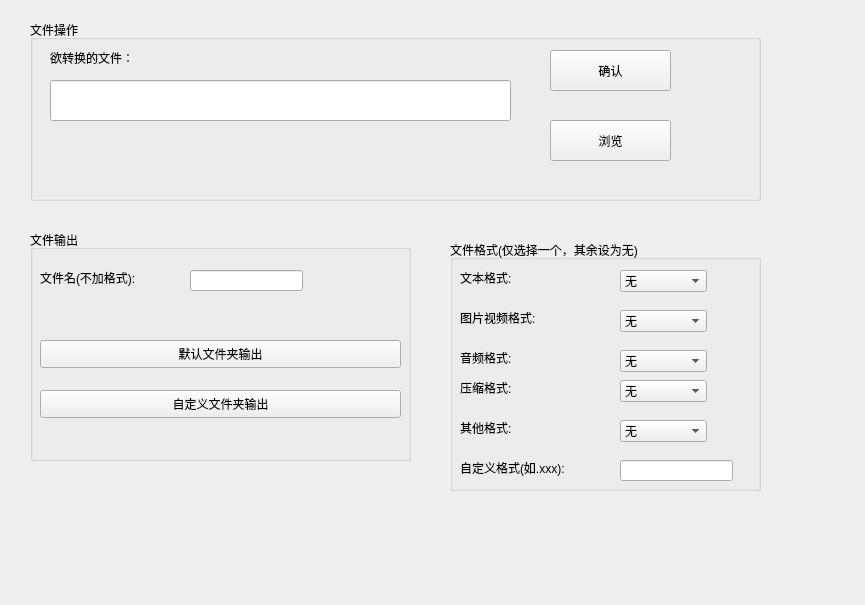
<?xml version="1.0" encoding="UTF-8"?>
<ui version="4.0">
 <class>Form</class>
 <widget class="QWidget" name="Form">
  <property name="geometry">
   <rect>
    <x>0</x>
    <y>0</y>
    <width>865</width>
    <height>605</height>
   </rect>
  </property>
  <property name="windowTitle">
   <string>脑瘫格式工厂</string>
  </property>
  <widget class="QGroupBox" name="groupBox">
   <property name="geometry">
    <rect>
     <x>30</x>
     <y>20</y>
     <width>731</width>
     <height>181</height>
    </rect>
   </property>
   <property name="title">
    <string>文件操作</string>
   </property>
   <widget class="QLineEdit" name="lineEdit">
    <property name="geometry">
     <rect>
      <x>20</x>
      <y>60</y>
      <width>461</width>
      <height>41</height>
     </rect>
    </property>
    <property name="text">
     <string/>
    </property>
   </widget>
   <widget class="QPushButton" name="pushButton">
    <property name="geometry">
     <rect>
      <x>520</x>
      <y>30</y>
      <width>121</width>
      <height>41</height>
     </rect>
    </property>
    <property name="text">
     <string>确认</string>
    </property>
   </widget>
   <widget class="QPushButton" name="pushButton_2">
    <property name="geometry">
     <rect>
      <x>520</x>
      <y>100</y>
      <width>121</width>
      <height>41</height>
     </rect>
    </property>
    <property name="text">
     <string>浏览</string>
    </property>
   </widget>
   <widget class="QLabel" name="label">
    <property name="geometry">
     <rect>
      <x>20</x>
      <y>30</y>
      <width>131</width>
      <height>16</height>
     </rect>
    </property>
    <property name="text">
     <string>欲转换的文件：</string>
    </property>
   </widget>
  </widget>
  <widget class="QGroupBox" name="groupBox_2">
   <property name="geometry">
    <rect>
     <x>30</x>
     <y>230</y>
     <width>381</width>
     <height>231</height>
    </rect>
   </property>
   <property name="title">
    <string>文件输出</string>
   </property>
   <widget class="QLineEdit" name="lineEdit_2">
    <property name="geometry">
     <rect>
      <x>160</x>
      <y>40</y>
      <width>113</width>
      <height>21</height>
     </rect>
    </property>
   </widget>
   <widget class="QLabel" name="label_2">
    <property name="geometry">
     <rect>
      <x>10</x>
      <y>40</y>
      <width>131</width>
      <height>16</height>
     </rect>
    </property>
    <property name="text">
     <string>文件名(不加格式):</string>
    </property>
   </widget>
   <widget class="QPushButton" name="pushButton_3">
    <property name="geometry">
     <rect>
      <x>10</x>
      <y>110</y>
      <width>361</width>
      <height>28</height>
     </rect>
    </property>
    <property name="text">
     <string>默认文件夹输出</string>
    </property>
   </widget>
   <widget class="QPushButton" name="pushButton_4">
    <property name="geometry">
     <rect>
      <x>10</x>
      <y>160</y>
      <width>361</width>
      <height>28</height>
     </rect>
    </property>
    <property name="text">
     <string>自定义文件夹输出</string>
    </property>
   </widget>
  </widget>
  <widget class="QGroupBox" name="groupBox_3">
   <property name="geometry">
    <rect>
     <x>450</x>
     <y>240</y>
     <width>311</width>
     <height>251</height>
    </rect>
   </property>
   <property name="title">
    <string>文件格式(仅选择一个，其余设为无)</string>
   </property>
   <widget class="QComboBox" name="comboBox">
    <property name="geometry">
     <rect>
      <x>170</x>
      <y>30</y>
      <width>87</width>
      <height>22</height>
     </rect>
    </property>
    <item>
     <property name="text">
      <string>无</string>
     </property>
    </item>
    <item>
     <property name="text">
      <string>.ini</string>
     </property>
    </item>
    <item>
     <property name="text">
      <string>.log</string>
     </property>
    </item>
    <item>
     <property name="text">
      <string>.txt</string>
     </property>
    </item>
    <item>
     <property name="text">
      <string>.java</string>
     </property>
    </item>
    <item>
     <property name="text">
      <string>.py</string>
     </property>
    </item>
    <item>
     <property name="text">
      <string>.html</string>
     </property>
    </item>
    <item>
     <property name="text">
      <string/>
     </property>
    </item>
   </widget>
   <widget class="QLabel" name="label_7">
    <property name="geometry">
     <rect>
      <x>10</x>
      <y>30</y>
      <width>71</width>
      <height>16</height>
     </rect>
    </property>
    <property name="text">
     <string>文本格式:</string>
    </property>
   </widget>
   <widget class="QLabel" name="label_8">
    <property name="geometry">
     <rect>
      <x>10</x>
      <y>70</y>
      <width>101</width>
      <height>16</height>
     </rect>
    </property>
    <property name="text">
     <string>图片视频格式:</string>
    </property>
   </widget>
   <widget class="QComboBox" name="comboBox_2">
    <property name="geometry">
     <rect>
      <x>170</x>
      <y>70</y>
      <width>87</width>
      <height>22</height>
     </rect>
    </property>
    <item>
     <property name="text">
      <string>无</string>
     </property>
    </item>
    <item>
     <property name="text">
      <string>.ico</string>
     </property>
    </item>
    <item>
     <property name="text">
      <string>.mpt</string>
     </property>
    </item>
    <item>
     <property name="text">
      <string>.avi</string>
     </property>
    </item>
    <item>
     <property name="text">
      <string>.jpg</string>
     </property>
    </item>
    <item>
     <property name="text">
      <string>.png</string>
     </property>
    </item>
    <item>
     <property name="text">
      <string>.jpeg</string>
     </property>
    </item>
    <item>
     <property name="text">
      <string>.gif</string>
     </property>
    </item>
   </widget>
   <widget class="QLabel" name="label_9">
    <property name="geometry">
     <rect>
      <x>10</x>
      <y>110</y>
      <width>101</width>
      <height>16</height>
     </rect>
    </property>
    <property name="text">
     <string>音频格式:</string>
    </property>
   </widget>
   <widget class="QComboBox" name="comboBox_3">
    <property name="geometry">
     <rect>
      <x>170</x>
      <y>110</y>
      <width>87</width>
      <height>22</height>
     </rect>
    </property>
    <item>
     <property name="text">
      <string>无</string>
     </property>
    </item>
    <item>
     <property name="text">
      <string>.mp3</string>
     </property>
    </item>
    <item>
     <property name="text">
      <string>.ogg</string>
     </property>
    </item>
    <item>
     <property name="text">
      <string>.m4a</string>
     </property>
    </item>
   </widget>
   <widget class="QLabel" name="label_10">
    <property name="geometry">
     <rect>
      <x>10</x>
      <y>220</y>
      <width>151</width>
      <height>16</height>
     </rect>
    </property>
    <property name="text">
     <string>自定义格式(如.xxx):</string>
    </property>
   </widget>
   <widget class="QComboBox" name="comboBox_4">
    <property name="geometry">
     <rect>
      <x>170</x>
      <y>180</y>
      <width>87</width>
      <height>22</height>
     </rect>
    </property>
    <item>
     <property name="text">
      <string>无</string>
     </property>
    </item>
    <item>
     <property name="text">
      <string>.sys</string>
     </property>
    </item>
    <item>
     <property name="text">
      <string>.db</string>
     </property>
    </item>
    <item>
     <property name="text">
      <string>.exe</string>
     </property>
    </item>
    <item>
     <property name="text">
      <string>.dll</string>
     </property>
    </item>
    <item>
     <property name="text">
      <string>.ink</string>
     </property>
    </item>
    <item>
     <property name="text">
      <string>.url</string>
     </property>
    </item>
    <item>
     <property name="text">
      <string/>
     </property>
    </item>
   </widget>
   <widget class="QLabel" name="label_11">
    <property name="geometry">
     <rect>
      <x>10</x>
      <y>140</y>
      <width>101</width>
      <height>16</height>
     </rect>
    </property>
    <property name="text">
     <string>压缩格式:</string>
    </property>
   </widget>
   <widget class="QComboBox" name="comboBox_5">
    <property name="geometry">
     <rect>
      <x>170</x>
      <y>140</y>
      <width>87</width>
      <height>22</height>
     </rect>
    </property>
    <item>
     <property name="text">
      <string>无</string>
     </property>
    </item>
    <item>
     <property name="text">
      <string>.zip</string>
     </property>
    </item>
    <item>
     <property name="text">
      <string>.7z</string>
     </property>
    </item>
    <item>
     <property name="text">
      <string>.rar</string>
     </property>
    </item>
    <item>
     <property name="text">
      <string>.jar</string>
     </property>
    </item>
    <item>
     <property name="text">
      <string>.iso</string>
     </property>
    </item>
   </widget>
   <widget class="QLabel" name="label_12">
    <property name="geometry">
     <rect>
      <x>10</x>
      <y>180</y>
      <width>101</width>
      <height>16</height>
     </rect>
    </property>
    <property name="text">
     <string>其他格式:</string>
    </property>
   </widget>
   <widget class="QLineEdit" name="lineEdit_3">
    <property name="geometry">
     <rect>
      <x>170</x>
      <y>220</y>
      <width>113</width>
      <height>21</height>
     </rect>
    </property>
   </widget>
  </widget>
 </widget>
 <resources/>
 <connections/>
</ui>
